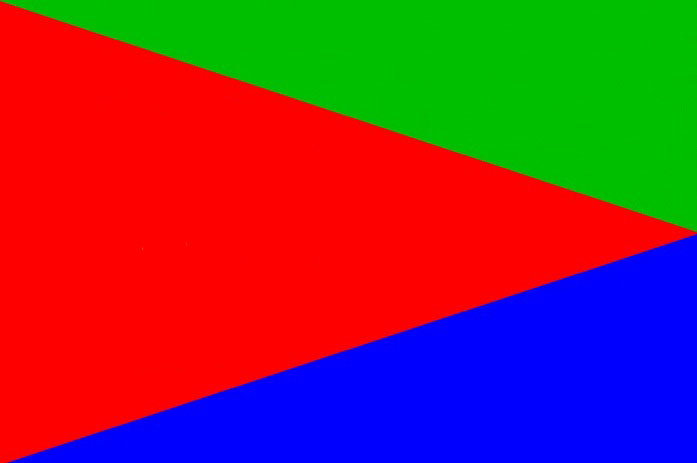
#> input picture Class1/colorful.jpg, 697 x 463 px
$ python patch.py   (Python 2 division)
#> lines starting #> are read from the running program, lines starting #| are printed output that depends on the picture; after the words box and inside, x2 and y2 are one past the last pixel; in counts of white or black regions, pixels touching at a corner belong together
import cv2
import numpy as np
#colorful = cv2.imread('colorful.jpeg')
colorful = cv2.imread('colorful.jpg')
#> colorful is the input picture: shape (463, 697, 3); mean B, G, R 62.3, 48.2, 127.8

# dimensions using OpenCV
height, width, channels = colorful.shape
#> height = 463; width = 697; channels = 3

# dimensions using numpy
height = np.size(colorful, 0)
width = np.size(colorful, 1)
channels = np.size(colorful, 2)

print "height = ", height, "width = ", width,"channels = ",channels
#| height =  463 width =  697 channels =  3


#insert black patch

center_x = width/2
#> center_x = 348
center_y= height/2
#> center_y = 231
print center_x,center_y
#| 348 231

colorful[center_y-50:center_y+50,center_x-50:center_x+50,:] = 0
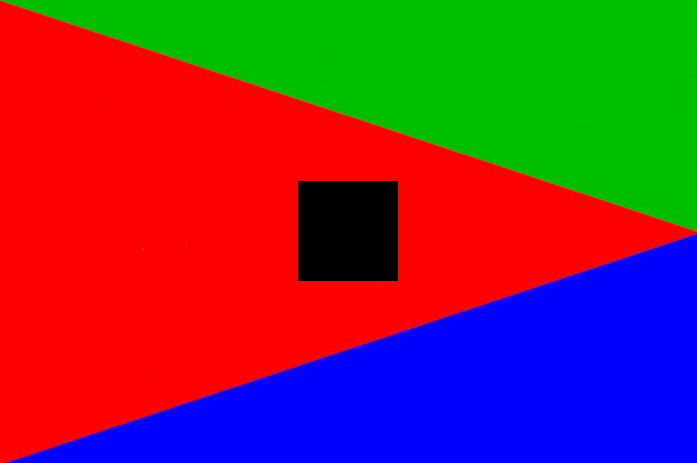
#> colorful: shape (463, 697, 3); 3.1% of pixels changed, all inside (x1, y1, x2, y2) = (298, 181, 398, 281)

cv2.imshow("patch_center",colorful)
cv2.waitKey(0)
